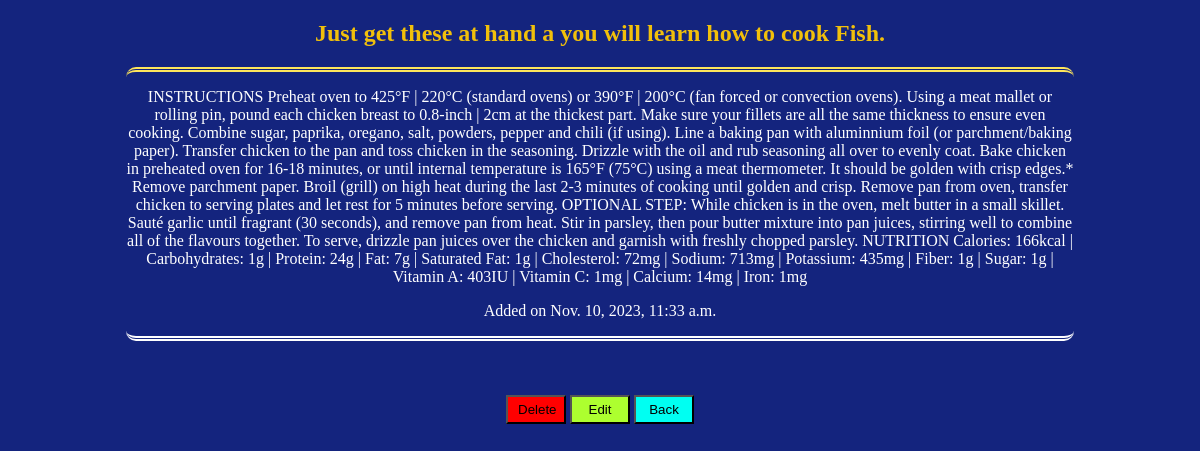
Screenshot of /myrecipes/8 with the database file from the repository.
### cookingrecipes/models.py (models this page shows, shortened)
class Recipe(models.Model):
    title = models.CharField(blank=False, max_length=100)
    description = models.TextField(blank=False)
    added = models.DateTimeField(auto_now=True)
    updated = models.DateField(blank=True)

### cookingrecipes/views.py (the view)
# urls.py: path('myrecipes/<int:id>', views.viewRecipe),
def viewRecipe(request, id):
    recipe = Recipe.objects.get(pk=id)
    return render(request, 'recipes/details.html', {"recipe":recipe})

### cookingrecipes/templates/recipes/details.html (shortened to what this page needs)
<!DOCTYPE html>
<html lang="en">
<head>
</head>
<body>
    <div class="recipedetails">
        <h2>Just get these at hand a you will learn how to cook {{recipe.title}}.</h2>
        <div class="details">
            <p>{{recipe.description}}</p>
        <p>Added on {{recipe.added}}</p>
        </div>
    </div><br><br><br>
    <div class="buttons">
        <button style="background-color: red;"><a href='/myrecipes/delete/{{recipe.id}}'>Delete</a></button>
        <button style="background-color: greenyellow;"><a href='/myrecipes/updateRecipe/{{recipe.id}}'>Edit</a></button>
        <button style="background-color: rgb(0, 255, 242);"><a href="/myrecipes/">Back</a></button>
    </div>
</body>
</html>

### cookingrecipes/templates/recipes/mystyles.html (style rules this page uses)
body { text-align: center; background-color: #14247e; color: rgb(241, 192, 11); }
a { color: black; text-decoration: none; }
.details { color:#ffffff; width: 80%; height: auto; margin-left: 10%; margin-right: 10%; border-width: 5px; border-bottom:5px double white; border-top:5px double #ffe65b; border-bottom-right-radius: 10px; border-bottom-left-radius: 10px; border-top-right-radius: 10px; border-top-left-radius: 10px; }
button { padding: 5px 10px 5px 10px; width: 60px; }

### rows the page displays
Recipe: title "Fish", description "INSTRUCTIONS Preheat oven to 425°F | 220°C (standard ovens) or 390°F | 200°C (fan forced or convection ovens). Using a meat mallet or rolling pin, pound each chicken breast to 0.8-inch | 2cm at the thickest part. Make sure your fillets are all the same thickness to ensure even cooking. Combine sugar, paprika, oregano, salt, powders, pepper and chili (if using). Line a baking pan with aluminnium foil (or parchment/baking paper). Transfer chicken to the pan and toss chicken in the seasoning. Drizzle with the oil and rub seasoning all over to evenly coat. Bake chicken in preheated oven for 16-18 minutes, or until internal temperature is 165°F (75°C) using a meat thermometer. It should be…", added "Nov. 10, 2023, 11:33 a.m."
